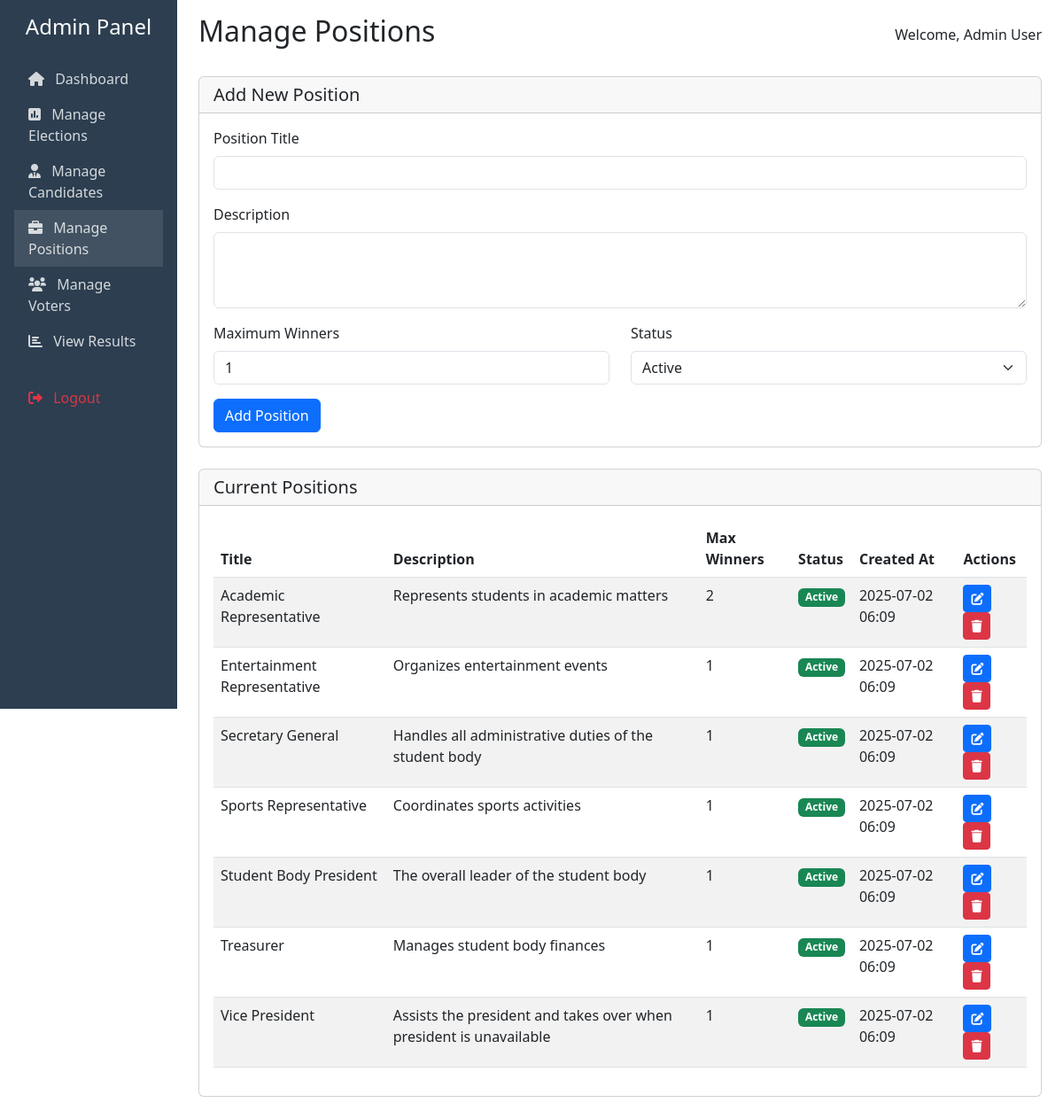
The page /Dashboard/Admin/positions.php (signed in) on the database its author committed.
### tables this page shows
CREATE TABLE positions (
    position_id INT AUTO_INCREMENT PRIMARY KEY,
    title VARCHAR(100) NOT NULL,
    description TEXT,
    max_winners INT DEFAULT 1,
    created_at TIMESTAMP DEFAULT CURRENT_TIMESTAMP,
    status ENUM('active', 'inactive') DEFAULT 'active'
);

### Dashboard/Admin/positions.php (the view, shortened to what this page needs)
<?php
require_once '../../Database/db.php';
$positions = $conn->query("SELECT * FROM positions ORDER BY title");
?>
<!DOCTYPE html>
<html lang="en">
<head>
    <link href="https://cdn.jsdelivr.net/npm/bootstrap@5.3.0/dist/css/bootstrap.min.css" rel="stylesheet">
    <link href="https://cdnjs.cloudflare.com/ajax/libs/font-awesome/6.0.0/css/all.min.css" rel="stylesheet">
</head>
<body>
    <div class="container-fluid">
        <div class="row">
            <div class="col-md-3 col-lg-2 px-0 position-fixed sidebar">
                <div class="p-3">
                    <h4 class="text-center mb-4">Admin Panel</h4>
                    <ul class="nav flex-column">
                        <li class="nav-item">
                            <a class="nav-link" href="index.php">
                                <i class="fas fa-home me-2"></i> Dashboard
                            </a>
                        </li>
                        <li class="nav-item">
                            <a class="nav-link" href="manage_elections.php">
                                <i class="fas fa-poll me-2"></i> Manage Elections
                            </a>
                        </li>
                        <li class="nav-item">
                            <a class="nav-link" href="candidates.php">
                                <i class="fas fa-user-tie me-2"></i> Manage Candidates
                            </a>
                        </li>
                        <li class="nav-item">
                            <a class="nav-link active" href="positions.php">
                                <i class="fas fa-briefcase me-2"></i> Manage Positions
                            </a>
                        </li>
                        <li class="nav-item">
                            <a class="nav-link" href="voters.php">
                                <i class="fas fa-users me-2"></i> Manage Voters
                            </a>
                        </li>
                        <li class="nav-item">
                            <a class="nav-link" href="results.php">
                                <i class="fas fa-chart-bar me-2"></i> View Results
                            </a>
                        </li>
                        <li class="nav-item mt-4">
                            <a class="nav-link text-danger" href="../../Auth/logout.php">
                                <i class="fas fa-sign-out-alt me-2"></i> Logout
                            </a>
                        </li>
                    </ul>
                </div>
            </div>
            <div class="col-md-9 col-lg-10 ms-auto px-4 py-3">
                <div class="d-flex justify-content-between align-items-center mb-4">
                    <h2>Manage Positions</h2>
                    <div>
                        Welcome, <?php echo htmlspecialchars($_SESSION['user_name']); ?>
                    </div>
                </div>
                <div class="card mb-4">
                    <div class="card-header">
                        <h5 class="mb-0">Add New Position</h5>
                    </div>
                    <div class="card-body">
                        <form method="POST" action="">
                            <div class="mb-3">
                                <label for="title" class="form-label">Position Title</label>
                                <input type="text" class="form-control" id="title" name="title" required>
                            </div>
                            <div class="mb-3">
                                <label for="description" class="form-label">Description</label>
                                <textarea class="form-control" id="description" name="description" rows="3" required></textarea>
                            </div>
                            <div class="row">
                                <div class="col-md-6 mb-3">
                                    <label for="max_winners" class="form-label">Maximum Winners</label>
                                    <input type="number" class="form-control" id="max_winners" name="max_winners" min="1" value="1" required>
                                </div>
                                <div class="col-md-6 mb-3">
                                    <label for="status" class="form-label">Status</label>
                                    <select class="form-select" id="status" name="status" required>
                                        <option value="active">Active</option>
                                    </select>
                                </div>
                            </div>
                            <button type="submit" class="btn btn-primary">Add Position</button>
                        </form>
                    </div>
                </div>
                <div class="card">
                    <div class="card-header">
                        <h5 class="mb-0">Current Positions</h5>
                    </div>
                    <div class="card-body">
                        <div class="table-responsive">
                            <table class="table table-striped">
                                <thead>
                                    <tr>
                                        <th>Title</th>
                                        <th>Description</th>
                                        <th>Max Winners</th>
                                        <th>Status</th>
                                        <th>Created At</th>
                                        <th>Actions</th>
                                    </tr>
                                </thead>
                                <tbody>
                                    <?php while($position = $positions->fetch_assoc()): ?>
                                        <tr>
                                            <td><?php echo htmlspecialchars($position['title']); ?></td>
                                            <td><?php echo htmlspecialchars($position['description']); ?></td>
                                            <td><?php echo $position['max_winners']; ?></td>
                                            <td>
                                                <span class="badge bg-<?php echo $position['status'] === 'active' ? 'success' : 'danger'; ?>">
                                                    <?php echo ucfirst($position['status']); ?>
                                                </span>
                                            </td>
                                            <td><?php echo date('Y-m-d H:i', strtotime($position['created_at'])); ?></td>
                                            <td>
                                                <button type="button" class="btn btn-primary btn-sm"
                                                        data-bs-toggle="modal"
                                                        data-bs-target="#editModal<?php echo $position['position_id']; ?>">
                                                    <i class="fas fa-edit"></i>
                                                </button>
                                                <form method="POST" action="" class="d-inline"
                                                      onsubmit="return confirm('Are you sure you want to delete this position?');">
                                                    <button type="submit" class="btn btn-danger btn-sm">
                                                        <i class="fas fa-trash"></i>
                                                    </button>
                                                </form>
                                            </td>
                                        </tr>
                                    <?php endwhile; ?>
                                </tbody>
                            </table>
                        </div>
                    </div>
                </div>
            </div>
        </div>
    </div>
</body>
</html>

### Dashboard/Admin/positions.php (style rules this page uses)
.sidebar { min-height: 100vh; background: #2c3e50; color: white; }
.nav-link { color: rgba(255,255,255,.8); }
.nav-link.active { background: rgba(255,255,255,.1); }

### rows shown on the page
positions: title "Academic Representative", description "Represents students in academic matters", max_winners "2", status "Active", created_at "2025-07-02 06:09"
positions: title "Entertainment Representative", description "Organizes entertainment events", max_winners "1", status "Active", created_at "2025-07-02 06:09"
positions: title "Secretary General", description "Handles all administrative duties of the student body", max_winners "1", status "Active", created_at "2025-07-02 06:09"
positions: title "Sports Representative", description "Coordinates sports activities", max_winners "1", status "Active", created_at "2025-07-02 06:09"
positions: title "Student Body President", description "The overall leader of the student body", max_winners "1", status "Active", created_at "2025-07-02 06:09"
positions: title "Treasurer", description "Manages student body finances", max_winners "1", status "Active", created_at "2025-07-02 06:09"
positions: title "Vice President", description "Assists the president and takes over when president is unavailable", max_winners "1", status "Active", created_at "2025-07-02 06:09"

### other values the page prints
$_SESSION['user_name'] "Admin User"
